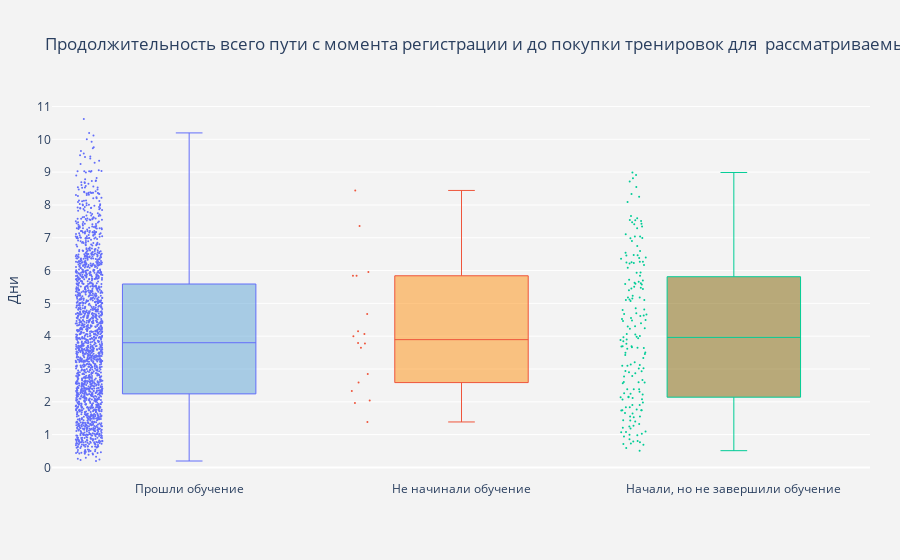

The notebook cell saved with this chart:
### Markdown cell above
<div class="alert alert-block alert-success">
<b>Вывод:</b> Медианное время тренировок из всех групп минимально для группы прошедшей обучение: <b>3,52 дня</b> и максимально для группы не начинавшей обучение -  <b>3,7 дня</b>, для группы не завершившей обучение оно составляет <b>3,56 дня</b>. В среднем можно сказать, что половина всех пользователей в группе прошедшей обучение проходят его от 2 до 5,3 дня, в группе не начинавшей обучение - от 2,2 до 5,6 дня.
</div>

### Code cell
y_data=[users_time_df1['until_purchase_duration'], users_time_df2['until_purchase_duration'], \
        users_time_df3['until_purchase_duration']]
colors = ['rgba(93, 164, 214, 0.5)', 'rgba(255, 144, 14, 0.5)','rgba(127, 96, 0, 0.5)']
fig = go.Figure()

for xd, yd, cls in zip(x_data, y_data, colors):
        fig.add_trace(go.Box(
            y=yd,
            name=xd,
            boxpoints='all',
            jitter=0.2,
            whiskerwidth=0.2,
            fillcolor=cls,
            marker_size=2,
            line_width=1))
fig.update_layout(
    title='Продолжительность всего пути с момента регистрации и до покупки тренировок для  рассматриваемых групп',
    yaxis=dict(
        title='Дни',
        autorange=True,
        showgrid=True,
        zeroline=True,
        dtick=1,
        gridcolor='rgb(255, 255, 255)',
        gridwidth=1,
        zerolinecolor='rgb(255, 255, 255)',
        zerolinewidth=2,),
    margin=dict(
        l=40,
        r=30,
        b=80,
        t=100,),
    paper_bgcolor='rgb(243, 243, 243)',
    plot_bgcolor='rgb(243, 243, 243)',
    showlegend=False)
fig.show()

### Figure 1 — Plotly figure (JSON) as saved in the notebook; plotly's stock layout.template omitted (floating-point values rounded to 4 significant figures; data arrays with more than 128 entries replaced by an {"elided": "..."} marker saying what was removed)
{"data": [{"boxpoints": "all", "fillcolor": "rgba(93, 164, 214, 0.5)", "jitter": 0.2, "line": {"width": 1}, "marker": {"size": 2}, "name": "Прошли обучение", "type": "box", "whiskerwidth": 0.2, "y": {"elided": "12531 float values"}}, {"boxpoints": "all", "fillcolor": "rgba(255, 144, 14, 0.5)", "jitter": 0.2, "line": {"width": 1}, "marker": {"size": 2}, "name": "Не начинали обучение", "type": "box", "whiskerwidth": 0.2, "y": {"elided": "9909 float values"}}, {"boxpoints": "all", "fillcolor": "rgba(127, 96, 0, 0.5)", "jitter": 0.2, "line": {"width": 1}, "marker": {"size": 2}, "name": "Начали, но не завершили обучение", "type": "box", "whiskerwidth": 0.2, "y": {"elided": "2020 float values"}}], "layout": {"margin": {"b": 80, "l": 40, "r": 30, "t": 100}, "paper_bgcolor": "rgb(243, 243, 243)", "plot_bgcolor": "rgb(243, 243, 243)", "showlegend": false, "title": {"text": "Продолжительность всего пути с момента регистрации и до покупки тренировок для  рассматриваемых групп"}, "yaxis": {"autorange": true, "dtick": 1, "gridcolor": "rgb(255, 255, 255)", "gridwidth": 1, "showgrid": true, "title": {"text": "Дни"}, "zeroline": true, "zerolinecolor": "rgb(255, 255, 255)", "zerolinewidth": 2}}}
